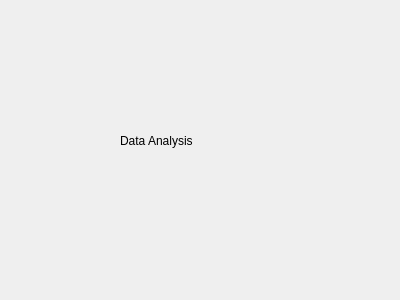
<?xml version="1.0" encoding="UTF-8"?>
<ui version="4.0">
 <class>Dialog_DataAnalysis</class>
 <widget class="QDialog" name="Dialog_DataAnalysis">
  <property name="geometry">
   <rect>
    <x>0</x>
    <y>0</y>
    <width>400</width>
    <height>300</height>
   </rect>
  </property>
  <property name="windowTitle">
   <string>Dataset Analysis</string>
  </property>
  <widget class="QLabel" name="label">
   <property name="geometry">
    <rect>
     <x>120</x>
     <y>110</y>
     <width>171</width>
     <height>61</height>
    </rect>
   </property>
   <property name="text">
    <string>Data Analysis</string>
   </property>
  </widget>
 </widget>
 <resources/>
 <connections/>
</ui>
